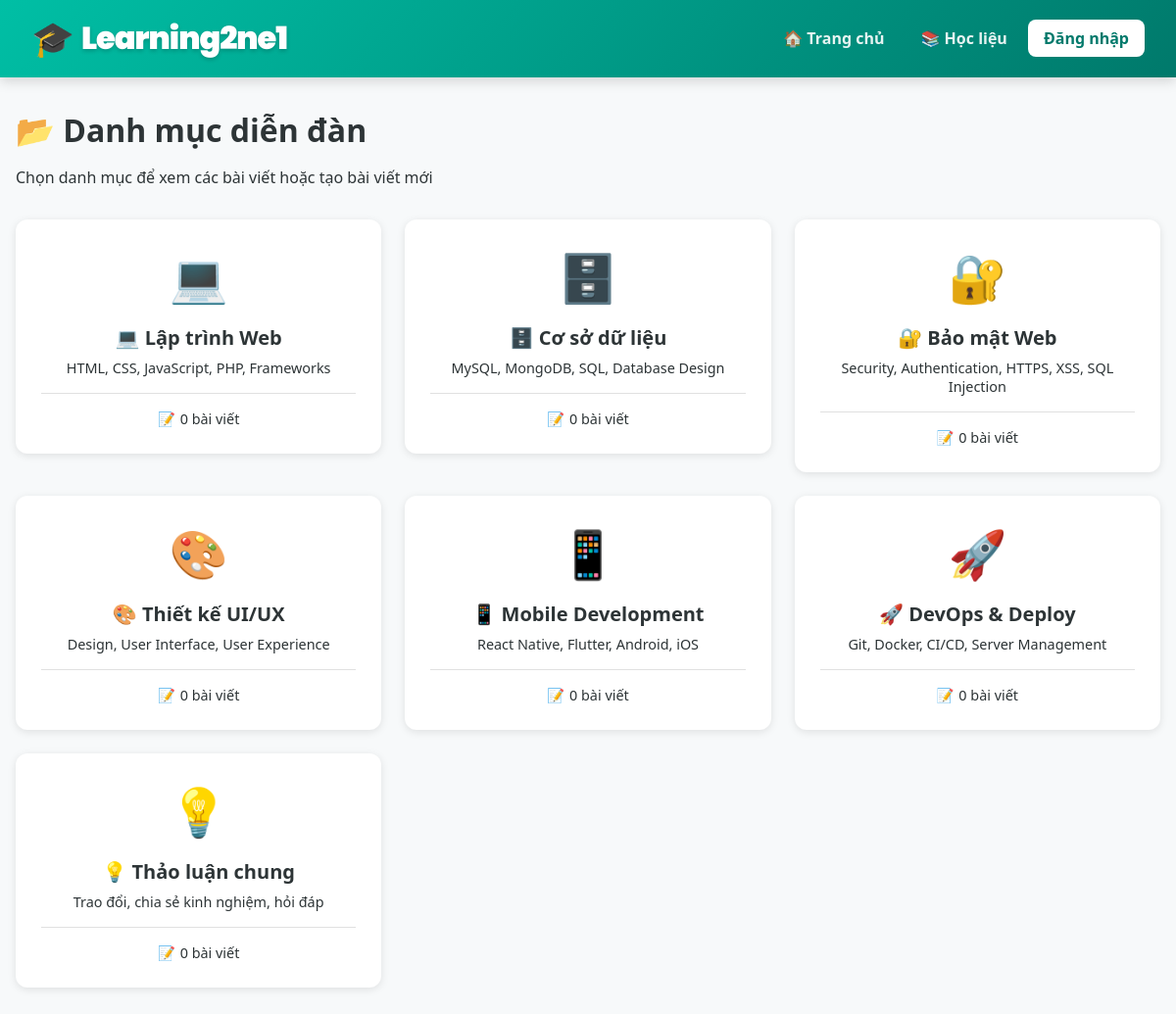
The page /pages/categories.php on the database as committed earlier.
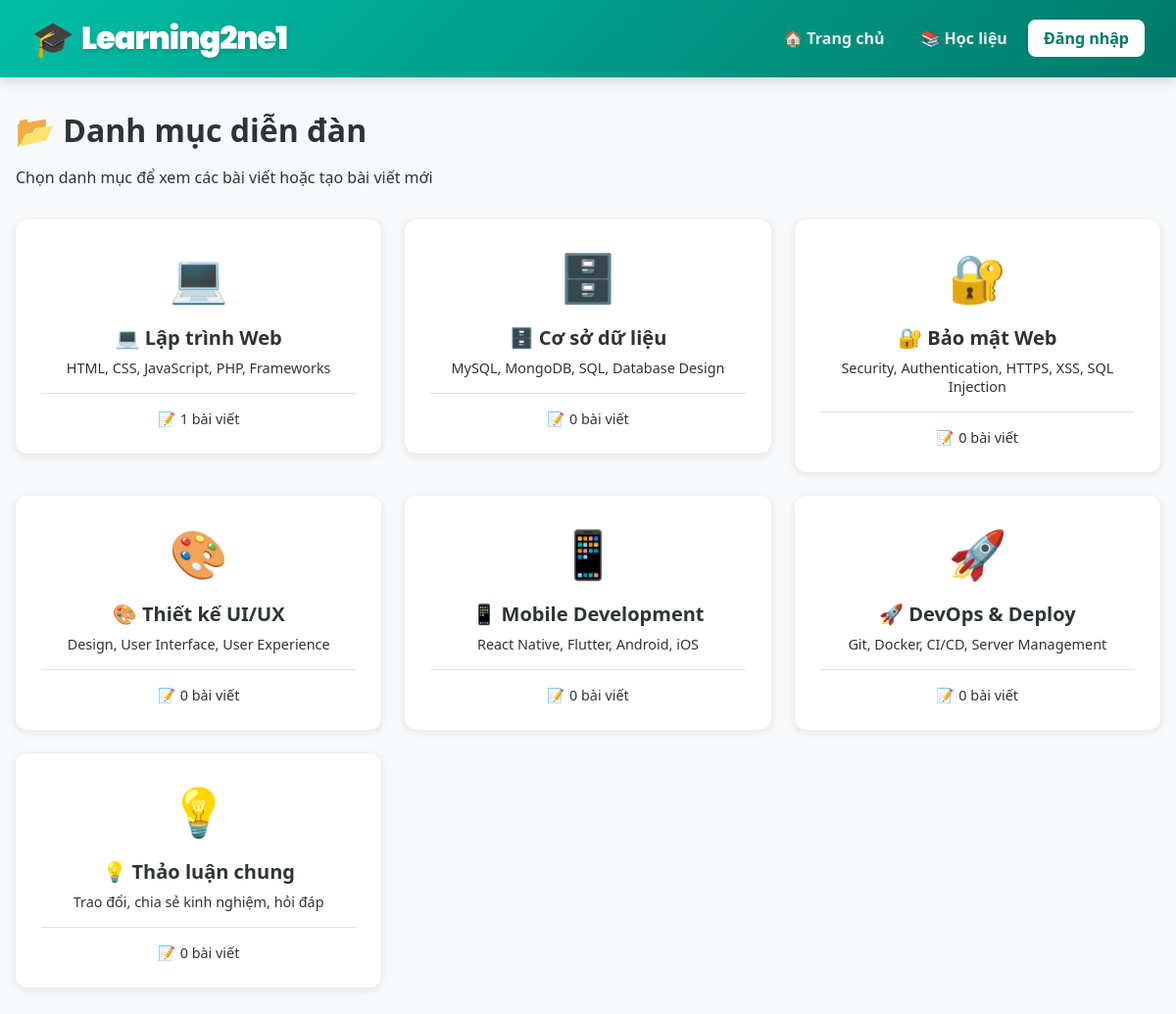
The same page on the database as committed later.
### tables this page shows
CREATE TABLE `categories` (
  `id` int(11) NOT NULL,
  `name` varchar(100) NOT NULL,
  `description` text,
  `icon` varchar(50) DEFAULT '?',
  `created_at` timestamp NOT NULL DEFAULT CURRENT_TIMESTAMP
);

### includes/functions.php (called while the page is built, shortened)
<?php
function h($string)
{
    return htmlspecialchars($string, ENT_QUOTES, 'UTF-8');
}

### pages/categories.php (the view, shortened to what the changed rows need)
<?php
require_once '../config.php';
require_once '../includes/functions.php';
$category_id = isset($_GET['id']) ? (int)$_GET['id'] : null;
if ($category_id) {
    $stmt = $pdo->prepare("SELECT * FROM categories WHERE id = ?");
    $stmt->execute([$category_id]);
    $category = $stmt->fetch();
    if (!$category) {
        redirect('../index.php');
    }
    if (isLoggedIn()) {
        $stmt = $pdo->prepare("
            SELECT p.*, u.ho_ten, u.username,
                (SELECT COUNT(*) FROM likes WHERE target_id = p.id AND target_type = 'post') as like_count,
                (SELECT COUNT(DISTINCT c.id) FROM comments c WHERE c.post_id = p.id) as comment_count
            FROM posts p
            JOIN user u ON p.user_id = u.id_user
            WHERE p.category_id = ? AND (p.privacy = 'public' OR p.user_id = ?)
            ORDER BY p.created_at DESC
        ");
        $stmt->execute([$category_id, $_SESSION['user_id']]);
    } else {
        $stmt = $pdo->prepare("
            SELECT p.*, u.ho_ten, u.username,
                (SELECT COUNT(*) FROM likes WHERE target_id = p.id AND target_type = 'post') as like_count,
                (SELECT COUNT(DISTINCT c.id) FROM comments c WHERE c.post_id = p.id) as comment_count
            FROM posts p
            JOIN user u ON p.user_id = u.id_user
            WHERE p.category_id = ? AND p.privacy = 'public'
            ORDER BY p.created_at DESC
        ");
        $stmt->execute([$category_id]);
    }
    $posts = $stmt->fetchAll();
} else {
    $stmt = $pdo->query("
        SELECT c.*,
            (SELECT COUNT(*) FROM posts WHERE category_id = c.id AND privacy = 'public') as post_count
        FROM categories c
        ORDER BY c.id ASC
    ");
    $categories = $stmt->fetchAll();
}
?>
<!DOCTYPE html>
<html lang="vi">
<head>
    <link rel="stylesheet" href="../assets/css/style.css">
    <link rel="stylesheet" href="../assets/css/index.css">
    <link rel="stylesheet" href="../assets/css/categories.css">
</head>
<body>
    <div class="container">
        <?php if ($category_id): ?>
            <a href="categories.php" class="back-link">← Quay lại danh mục</a>
            <div class="category-header">
                <div class="category-header-top">
                    <div>
                        <h1><?= h($category['icon']) ?> <?= h($category['name']) ?></h1>
                        <p><?= h($category['description']) ?></p>
                    </div>
                    <?php if (isLoggedIn()): ?>
                        <a href="create_post.php?category_id=<?= $category_id ?>" class="create-post-btn">
                            ➕ Tạo bài viết mới
                        </a>
                    <?php endif; ?>
                </div>
                <div class="category-stats">
                    <div class="stat-item">
                        <span>📝</span>
                        <span><?= count($posts) ?> bài viết</span>
                    </div>
                </div>
            </div>
            <?php if (empty($posts)): ?>
                <div class="empty-state">
                    <div class="empty-state-icon">📭</div>
                    <h2>Chưa có bài viết nào</h2>
                    <p>Hãy là người đầu tiên tạo bài viết trong danh mục này!</p>
                </div>
            <?php else: ?>
                <div class="posts-feed">
                    <?php foreach ($posts as $post): ?>
                        <div class="post-card">
                            <div class="post-header">
                                <div class="user-info">
                                    <div class="avatar"><?= strtoupper(mb_substr($post['ho_ten'], 0, 1)) ?></div>
                                    <div>
                                        <div class="user-name"><?= h($post['ho_ten']) ?></div>
                                        <div class="post-time"><?= timeAgo($post['created_at']) ?></div>
                                    </div>
                                </div>
                                <?php if ($post['status'] === 'solved'): ?>
                                    <span class="solved-badge">✅ Đã giải quyết</span>
                                <?php endif; ?>
                            </div>
                            <div class="post-content">
                                <h3 class="post-title">
                                    <a href="post.php?id=<?= $post['id'] ?>"><?= h($post['title']) ?></a>
                                </h3>
                                <div class="post-body">
                                    <?= nl2br(h(mb_substr($post['content'], 0, 300))) ?>
                                    <?php if (mb_strlen($post['content']) > 300): ?>
                                        <a href="post.php?id=<?= $post['id'] ?>" class="read-more">... Xem thêm</a>
                                    <?php endif; ?>
                                </div>
                                <?php if ($post['tags']): ?>
                                    <div class="post-tags">
                                        <?php foreach (explode(',', $post['tags']) as $tag): ?>
                                            <span class="tag"><?= h($tag) ?></span>
                                        <?php endforeach; ?>
                                    </div>
                                <?php endif; ?>
                            </div>
                            <div class="post-footer">
                                <div class="post-stats">
                                    <span>👍 <?= $post['like_count'] ?></span>
                                    <span>💬 <?= $post['comment_count'] ?></span>
                                    <span>👁️ <?= $post['views'] ?></span>
                                </div>
                            </div>
                        </div>
                    <?php endforeach; ?>
                </div>
            <?php endif; ?>
        <?php else: ?>
            <h1 style="margin-bottom: 1rem;">📂 Danh mục diễn đàn</h1>
            <div class="categories-grid">
                <?php foreach ($categories as $cat): ?>
                    <a href="categories.php?id=<?= $cat['id'] ?>" style="text-decoration: none; color: inherit;">
                        <div class="category-card">
                            <div class="category-icon"><?= h($cat['icon']) ?></div>
                            <div class="category-name"><?= h($cat['name']) ?></div>
                            <div class="category-description"><?= h($cat['description']) ?></div>
                            <div class="category-stats">
                                <div class="stat-item">
                                    <span>📝</span>
                                    <span><?= $cat['post_count'] ?> bài viết</span>
                                </div>
                            </div>
                        </div>
                    </a>
                <?php endforeach; ?>
            </div>
        <?php endif; ?>
    </div>
</body>
</html>

Rows that differ between the two databases and show on the page:
changed categories "💻 Lập trình Web": post_count "0" → "1"
